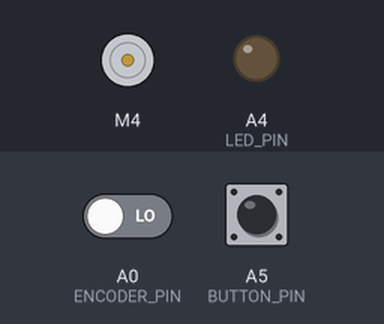
A sketch run on a simulated Arduino Uno, built with avr-gcc and run on an emulated ATmega328P. Parts: DC motor (green arrow = forward, orange = backward, longer = faster), output pins drawn as LEDs (lit = HIGH). The test bench sets the inputs (shaded band); at power-on: A5 (BUTTON_PIN) HIGH, A0 (ENCODER_PIN) LOW.

Above: at 1.2 s.
1.3 s: A5 (BUTTON_PIN) pulled LOW for 0.15 s
At 2.6 s:
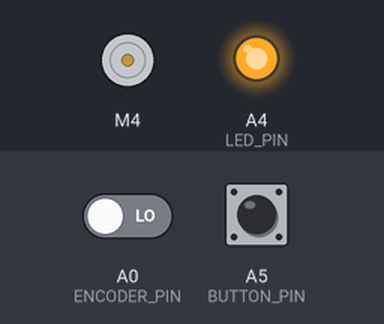
Timing chart, 0 to 28.0 s (numbered marks = the images above; inputs shaded):
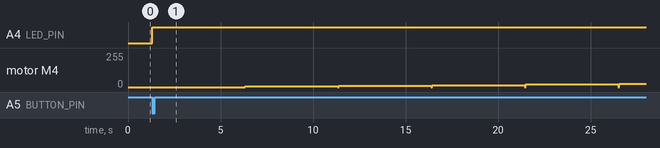

The sketch:

Characteristic_Graphs.ino
```cpp
#include <CircularBuffer.hpp>
#include <AFMotor.h>

// Hardware configuration
AF_DCMotor motor(4);                // Motor connected to port 4
const int ENCODER_PIN = A0;         // Encoder signal pin
const int LED_PIN = A4;             // LED pin for status
const int BUTTON_PIN = A5;          // Button pin to start test
const int PULSES_PER_REV = 20;      // Encoder pulses per revolution
const int BUFFER_SIZE = 20;         // Size of pulse period buffers

// Timing constants (in microseconds)
const unsigned long STALL_CHECK_INTERVAL = 200000;  // 0.2s between stall checks
const unsigned long FULL_STALL_TIMEOUT = 1000000;   // 1.0s for full stall detection
const float DECAY_RATE = 0.2f;                      // 20% RPM decay per partial stall step

// PWM and test configuration
const int PWM_STEP = 5;             // PWM increment
const int ARRAY_SIZE = 256 / PWM_STEP + 1;  // Number of PWM steps (0 to 255, inclusive)
float rpm_values[ARRAY_SIZE];       // Array to store average RPM for each PWM value
const unsigned long TEST_INTERVAL = 5000;  // 1 second per PWM step (in milliseconds)
const unsigned long RPM_SAMPLE_INTERVAL = 50;  // Sample RPM every 50ms

// Data buffers and state variables
CircularBuffer<long, BUFFER_SIZE> risingEdgeBuffer;  // Buffer for rising edge periods
CircularBuffer<long, BUFFER_SIZE> fallingEdgeBuffer; // Buffer for falling edge periods
unsigned long lastRisingEdgeTime = 0;                // Time of last rising edge
unsigned long lastFallingEdgeTime = 0;               // Time of last falling edge
unsigned long lastStallCheckTime = 0;                // Time of last stall check
float currentRPM = 0.0;                              // Current motor speed in RPM
float lastValidRPM = 0.0;                            // Last RPM before stall began
uint8_t motorDirection = FORWARD;                    // Current motor direction
bool motorStalled = false;                           // Stall state flag

void setup() {
  Serial.begin(115200);              // Match Python baud rate
  pinMode(ENCODER_PIN, INPUT);       // Encoder pin as input
  pinMode(BUTTON_PIN, INPUT_PULLUP); // Button with internal pull-up
  pinMode(LED_PIN, OUTPUT);          // LED as output
  digitalWrite(LED_PIN, LOW);        // LED off initially
}

void loop() {
  if (digitalRead(BUTTON_PIN) == LOW) {  // Button pressed (LOW with pull-up)
    digitalWrite(LED_PIN, HIGH);         // Turn on LED during test
    runMotorCharacterization();          // Run the test
    sendData();                          // Send results to Python
    digitalWrite(LED_PIN, LOW);          // Turn off LED when done
    while (digitalRead(BUTTON_PIN) == LOW) delay(10);  // Wait for button release
  }
  processEncoder();                      // Continuously monitor encoder
  manageStallCondition();                // Handle stall detection
  delay(1);                              // Small delay to prevent CPU overload
}

// Run motor characterization test
void runMotorCharacterization() {
  for (int i = 0; i < ARRAY_SIZE; i++) {
    int pwm = i * PWM_STEP;             // Calculate PWM value (0, 5, 10, ..., 255)
    motor.setSpeed(pwm);                // Set motor speed
    motor.run(FORWARD);                 // Run motor forward
    unsigned long startTime = millis(); // Start timing for this PWM step

    // Clear buffers and reset variables
    risingEdgeBuffer.clear();
    fallingEdgeBuffer.clear();
    lastRisingEdgeTime = lastFallingEdgeTime = 0;
    lastValidRPM = 0.0;
    motorStalled = false;

    // Variables for averaging RPM
    float rpmSum = 0.0;
    int sampleCount = 0;
    unsigned long lastSampleTime = millis();

    // Run for 1 second, collecting RPM samples
    while (millis() - startTime < TEST_INTERVAL) {
      processEncoder();                 // Update buffers with pulses
      manageStallCondition();           // Handle stalls and update RPM
      if (millis() - lastSampleTime >= RPM_SAMPLE_INTERVAL) {
        rpmSum += currentRPM;
        sampleCount++;
        lastSampleTime = millis();
      }
    }

    // Calculate and store the average RPM
    rpm_values[i] = (sampleCount > 0) ? (rpmSum / sampleCount) : 0.0;

    // Stop motor briefly between steps
    motor.setSpeed(0);
    delay(50);                          // 50ms pause to settle
  }
}

// Process a single encoder pulse (rising or falling)
void processPulse(bool isRisingEdge) {
  unsigned long currentTime = micros();
  unsigned long* lastEdgeTime = isRisingEdge ? &lastRisingEdgeTime : &lastFallingEdgeTime;

  if (*lastEdgeTime != 0) {
    long pulsePeriod = currentTime - *lastEdgeTime;
    if (motorDirection == BACKWARD) pulsePeriod = -pulsePeriod;
    (isRisingEdge ? risingEdgeBuffer : fallingEdgeBuffer).push(pulsePeriod);
    updateRPM();
    lastValidRPM = currentRPM;
  }

  *lastEdgeTime = currentTime;
  lastStallCheckTime = currentTime;
  motorStalled = false;
}

// Detect encoder edges and process pulses
void processEncoder() {
  static int previousState = LOW;
  int currentState = digitalRead(ENCODER_PIN);

  if (currentState != previousState) {
    if (currentState == HIGH) processPulse(true);
    else processPulse(false);
    previousState = currentState;
  }
}

// Calculate current RPM based on buffered periods
void updateRPM() {
  if (risingEdgeBuffer.isEmpty() || fallingEdgeBuffer.isEmpty()) {
    currentRPM = 0.0;
    return;
  }

  long risingSum = 0, fallingSum = 0;
  size_t risingCount = risingEdgeBuffer.size();
  size_t fallingCount = fallingEdgeBuffer.size();

  for (size_t i = 0; i < risingCount; i++) risingSum += abs(risingEdgeBuffer[i]);
  for (size_t i = 0; i < fallingCount; i++) fallingSum += abs(fallingEdgeBuffer[i]);

  float avgRisingPeriod = static_cast<float>(risingSum) / risingCount;
  float avgFallingPeriod = static_cast<float>(fallingSum) / fallingCount;
  float averagePeriod = (avgRisingPeriod + avgFallingPeriod) / 2.0;

  currentRPM = (averagePeriod > 0) ? (60000000.0 / (averagePeriod * PULSES_PER_REV)) : 0.0;
}

// Calculate period corresponding to a given RPM
long periodForRPM(float rpm) {
  if (rpm <= 0) return 1000000;
  return static_cast<long>(60000000.0 / (rpm * PULSES_PER_REV));
}

// Manage stall detection and smooth RPM decay
void manageStallCondition() {
  unsigned long currentTime = micros();
  if (currentTime - lastStallCheckTime < STALL_CHECK_INTERVAL) return;

  unsigned long timeSinceLastEdge = currentTime - max(lastRisingEdgeTime, lastFallingEdgeTime);

  if (timeSinceLastEdge >= FULL_STALL_TIMEOUT) {
    if (!motorStalled) {
      motorStalled = true;
      decayToZeroRPM();
    }
  } else if (timeSinceLastEdge >= STALL_CHECK_INTERVAL) {
    float decayedRPM = lastValidRPM * (1.0 - DECAY_RATE);
    long decayedPeriod = periodForRPM(decayedRPM);
    int periodsToInsert = ceil(max(risingEdgeBuffer.size(), fallingEdgeBuffer.size()) * DECAY_RATE);
    insertPeriodsIntoBuffers(decayedPeriod, periodsToInsert);
    lastValidRPM = decayedRPM;
    updateRPM();
  }

  lastStallCheckTime = currentTime;
}

// Insert periods corresponding to a decaying RPM
void insertPeriodsIntoBuffers(long period, int count) {
  for (int i = 0; i < count; i++) {
    if (!risingEdgeBuffer.isFull()) risingEdgeBuffer.push(period);
    if (!fallingEdgeBuffer.isFull()) fallingEdgeBuffer.push(period);
  }
}

// Fully decay RPM to 0 by filling buffers with large periods
void decayToZeroRPM() {
  long zeroPeriod = periodForRPM(0.0);
  while (!risingEdgeBuffer.isFull()) risingEdgeBuffer.push(zeroPeriod);
  while (!fallingEdgeBuffer.isFull()) fallingEdgeBuffer.push(zeroPeriod);
}

// Send RPM data to Python
void sendData() {
  Serial.write(0xAA);  // Send start byte for synchronization
  delay(10);
  Serial.write((uint8_t)ARRAY_SIZE);  // Send array size
  delay(10);

  for (int i = 0; i < ARRAY_SIZE; i++) {
    Serial.write((byte*)&rpm_values[i], sizeof(float));  // Send each float
    delay(5);  // Small delay for reliable transmission
  }
}
```

Measured:
- after the input at 1.3 s, A4 (LED_PIN): LOW → HIGH at once
